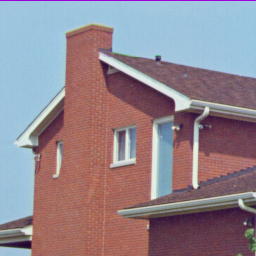
%> input picture CryptoProject/house256.tiff, 256 x 256 px
$ octave cryptoRGB.m   (GNU Octave 9; MATLAB toolbox functions it lacks are replaced by stand-ins)
%> lines starting %> are read from the running program, lines starting %| are printed output that depends on the picture
%Closing and clearing all open screens
close all;
clear all;

%Reading and opening the image
image = imread('house256.tiff');
%> image is the input picture: size 256x256x3 uint8; mean R, G, B 146.6, 133, 142

%figure
%imshow(image)

%Initialize the size of the image
[u,v,w] = size(image);
%> u = 256; v = 256; w = 3

%RGB is seperated into 3 matrices
img_red = image(:,:,1); % Red channel
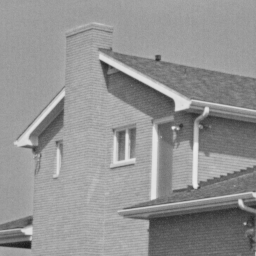
%> img_red: size 256x256 uint8; min 26, max 234, mean 146.6
img_green = image(:,:,2); % Green channel
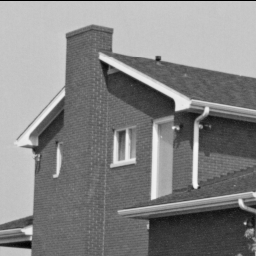
%> img_green: size 256x256 uint8; min 0, max 246, mean 133
img_blue = image(:,:,3); % Blue channel
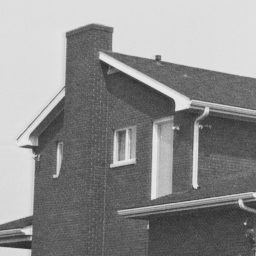
%> img_blue: size 256x256 uint8; min 44, max 232, mean 142

%------------RED CHANNEL SORT-----------------%
[a,b] = size(img_red);
%> a = 256; b = 256

%initiating shuffled image matrix
shuffled = zeros(a,b, 'uint8');
twobytwo = zeros(2,2);

%number of iterations of catmap
%num_iter = input('Enter the number of arnold cat map iterations: ');
num_iter = 5;
%arnold cat map
%Defining matrix A = [1 p; p pq+1]
%p = input('Enter the value of p in arnold cat map: ');
%q = input('Enter the value of q in arnold cat map: ');
p = 1;
q = 1;
matrixA = [1 p; p (p*q+1)];

%initiate A^n as I
%eye(2,2) is identity matrix of 2X2 dimensions
matrixApowerN = eye(2,2);

% We are taking num_iter as input and calculating A^num_iter
for j = 1:num_iter
    matrixApowerN = matrixApowerN * matrixA;
end

%We take modulus 256 on each element of matrix matrixApowerN
for k = 1:2
    for l = 1:2
        matrixApowerN(k,l) = mod (matrixApowerN(k,l), 256);
    end
end

%We have now obtained the matrix M, that is, matrixApowerN
%For each pixel, [x' y'] = M[x y] mod256
%Calculating shuffled image pixels using above relation minus the mod256

for m = 1:a
    for n =1:b
        twobytwo = mod(matrixApowerN * [m; n], 256);
        shuffled(twobytwo(1) + 1, twobytwo(2) + 1) = img_red(m, n);
    end
end
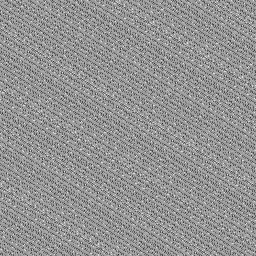
%> shuffled: size 256x256 uint8; min 26, max 234, mean 146.6; mean of the top-left, top-right, bottom-left and bottom-right quarters 146.6, 146.6, 146.6, 146.5
image(:,:,1) = shuffled; % Red channel
%----------------BLUE CHANNEL SORT---------------------%
[a,b] = size(img_blue);

%initiating shuffled image matrix
shuffled = zeros(a,b, 'uint8');
twobytwo = zeros(2,2);

% [7 lines of commented-out code are left out]
matrixA = [1 p; p (p*q+1)];

%initiate A^n as I
%eye(2,2) is identity matrix of 2X2 dimensions
matrixApowerN = eye(2,2);

% We are taking num_iter as input and calculating A^num_iter
for j = 1:num_iter
    matrixApowerN = matrixApowerN * matrixA;
end

%We take modulus 256 on each element of matrix matrixApowerN
for k = 1:2
    for l = 1:2
        matrixApowerN(k,l) = mod (matrixApowerN(k,l), 256);
    end
end

%We have now obtained the matrix M, that is, matrixApowerN
%For each pixel, [x' y'] = M[x y] mod256
%Calculating shuffled image pixels using above relation minus the mod256

for m = 1:a
    for n =1:b
        twobytwo = mod(matrixApowerN * [m; n], 256);
        shuffled(twobytwo(1) + 1, twobytwo(2) + 1) = img_blue(m, n);
    end
end
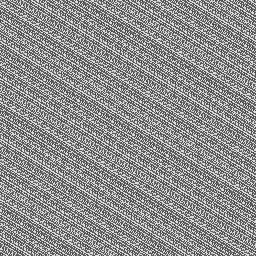
%> shuffled: size 256x256 uint8; min 44, max 232, mean 142; mean of the top-left, top-right, bottom-left and bottom-right quarters 142.1, 142.1, 142.1, 141.9
image(:,:,3) = img_blue; % Blue channel
%-----------------------GREEN CHANNEL-------------------------------%
[a,b] = size(img_green);

%initiating shuffled image matrix
shuffled = zeros(a,b, 'uint8');
twobytwo = zeros(2,2);

% [7 lines of commented-out code are left out]
matrixA = [1 p; p (p*q+1)];

%initiate A^n as I
%eye(2,2) is identity matrix of 2X2 dimensions
matrixApowerN = eye(2,2);

% We are taking num_iter as input and calculating A^num_iter
for j = 1:num_iter
    matrixApowerN = matrixApowerN * matrixA;
end

%We take modulus 256 on each element of matrix matrixApowerN
for k = 1:2
    for l = 1:2
        matrixApowerN(k,l) = mod (matrixApowerN(k,l), 256);
    end
end

%We have now obtained the matrix M, that is, matrixApowerN
%For each pixel, [x' y'] = M[x y] mod256
%Calculating shuffled image pixels using above relation minus the mod256

for m = 1:a
    for n =1:b
        twobytwo = mod(matrixApowerN * [m; n], 256);
        shuffled(twobytwo(1) + 1, twobytwo(2) + 1) = img_green(m, n);
    end
end
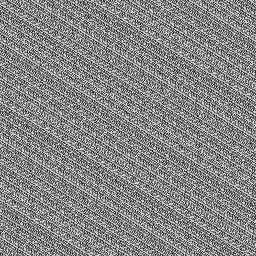
%> shuffled: size 256x256 uint8; min 0, max 246, mean 133; mean of the top-left, top-right, bottom-left and bottom-right quarters 132.9, 133.1, 133.1, 132.8
image(:,:,2) = shuffled; % Green channel
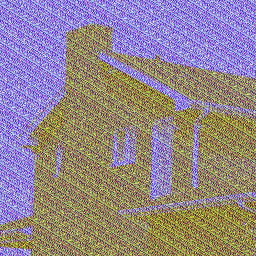
%> image: size 256x256x3 uint8; mean R, G, B 146.6, 133, 142; mean of the top-left, top-right, bottom-left and bottom-right quarters 150.9, 149.5, 134.2, 127.5
%-------------------------ARNOLD CAT MAP DONE ---------------------------%

%------------------------CHAOTIC XOR--------------------------------%
[u,v,w] = size(image);
%lorentz chaotic mapping solutions lorentz(n,level,s,r,b,x0,y0,z0,h)
%> (the run ends here)

$ run again, with CryptoProject/jelly.tiff copied over CryptoProject/house256.tiff
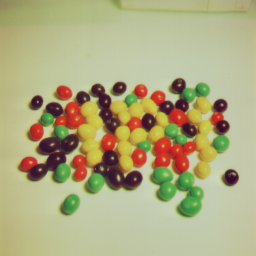
%> input picture CryptoProject/jelly.tiff, 256 x 256 px
%> image is the input picture: size 256x256x3 uint8; mean R, G, B 174.9, 170.9, 128.3
%> after the loop `for m = 1:a`:
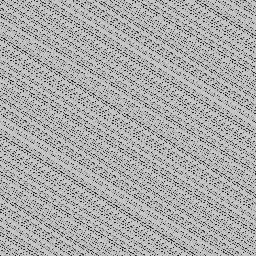
%> shuffled: size 256x256 uint8; min 9, max 214, mean 170.9; mean of the top-left, top-right, bottom-left and bottom-right quarters 170.8, 170.9, 170.8, 170.8
%> `image(:,:,2) = shuffled;`:
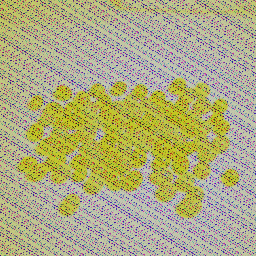
%> image: size 256x256x3 uint8; mean R, G, B 174.9, 170.9, 128.3; mean of the top-left, top-right, bottom-left and bottom-right quarters 156.8, 160.8, 155.1, 159.4
